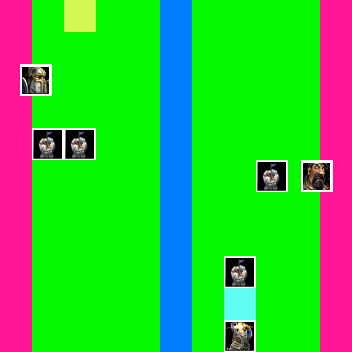
#> input picture deep_line_wars_examples/opencv.png, 352 x 352 px
$ python -i utils.py   (imports and definitions only)
#> lines starting #> are read from the running program, lines starting #| are printed output that depends on the picture
from ctypes import cdll, byref, create_string_buffer
import json
from collections import namedtuple
import collections
import cv2
from os.path import realpath, dirname, join
dir_path = dirname(realpath(__file__))


def get_icon(icon_path):
#> called with icon_path = '../deep_line_wars_examples/opencv.png'
    icon_image = cv2.imread(join(dir_path, icon_path))
#> icon_image is the input picture: shape (352, 352, 3); mean B, G, R 57.2, 189.1, 56.5
    icon_image = cv2.cvtColor(icon_image, cv2.COLOR_BGR2RGB)
    icon_image = cv2.resize(icon_image, (32, 32))
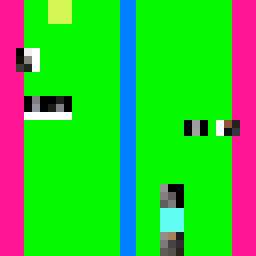
#> icon_image: shape (32, 32, 3) (shown 8 times larger); mean R, G, B 58.3, 191.2, 51
    icon_image = cv2.rotate(icon_image, cv2.ROTATE_90_COUNTERCLOCKWISE)
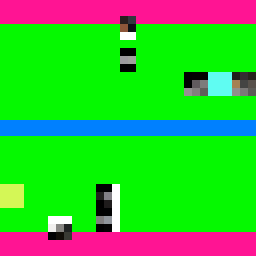
#> icon_image: shape (32, 32, 3) (shown 8 times larger); mean R, G, B 58.3, 191.2, 51
    return icon_image


def set_thread_name(str_name):
    name = str.encode(str_name)
    libc = cdll.LoadLibrary('libc.so.6')
    buff = create_string_buffer(len(str_name) + 1)
    buff.value = name
    libc.prctl(15, byref(buff), 0, 0, 0)


def load_json(file_path):
    return json.load(open(file_path, "rb"))


def update(d, u):
    for k, v in u.items():
        if isinstance(v, collections.Mapping):
            d[k] = update(d.get(k, {}), v)
        else:
            d[k] = v
    return d


def dict_to_object(d):
    for key, value in d.items():
        if isinstance(value, dict):
            d[key] = dict_to_object(value)
    return namedtuple('X', d.keys())(**d)

>>> result = get_icon('../deep_line_wars_examples/opencv.png')
